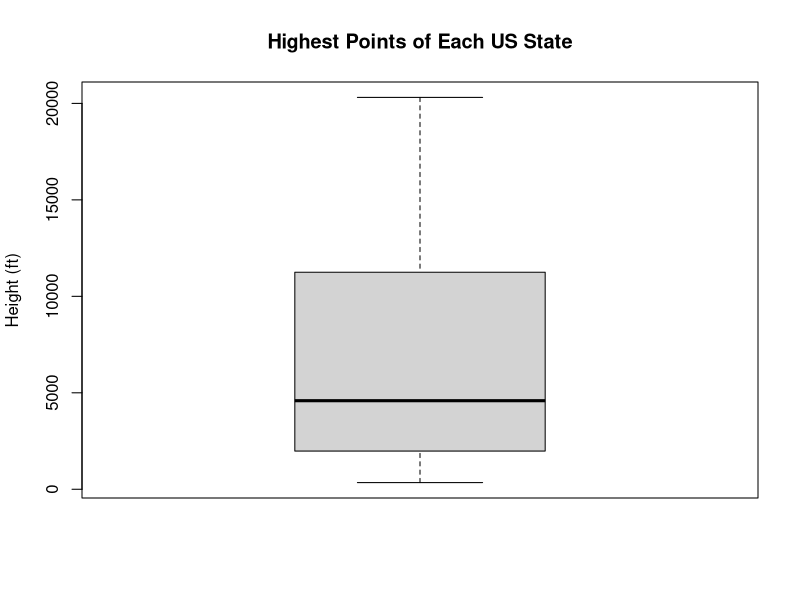

Write R code to recreate this figure.
## ---- chunk 1
x = c(2413, 20310, 12637, 2753, 14505, 14440, 2379, 447, 345, 4784, 13803, 12668, 
1235, 1257, 1671, 4041, 4145, 535, 5270, 3360, 3489, 1979, 2302, 807, 1772, 12807,
5427, 13147, 6288, 1803, 13167, 5343, 6684, 3508, 1549, 4975, 11249, 3213, 811, 3560, 
7244, 6643, 8571, 13534, 4395, 5729, 14417, 4863, 1951, 13809)
## ---- chunk 2
x
## ---- chunk 3
max(x)
## ---- chunk 4
min(x)
## ---- chunk 5
sort(x, decreasing=TRUE)
match(3489, x)
## ---- chunk 6
boxplot(x, main = "Highest Points of Each US State", ylab = "Height (ft)")
## ---- chunk 7
y = seq(from=5,to=-11, by = -0.3)
y
## ---- chunk 8
y = sort(y,decreasing=FALSE)
y
## ---- chunk 9
index = c(y[1],y[length(y)/2],y[length(y)])
index
## ---- chunk 10
v = c(seq(from=6, to=12), rep(5.3, times=1, each=3), -3, rep(c(1.2, 3.4, 5.6), times=1, each=2))
v
## ---- chunk 11
length(v)
## ---- chunk 12
redsoxstats=data.frame(Name=c("Devers","Bogaerts","Verdugo","Martinez","Story","Arroyo",
"Pham","Refsnyder","Hernandez","Dalbec","Plawecki","McGuire"), Position=c("3B","SS","RF",
"DH","2B","UTIL","LF","RF","CF","1B","C", "C"), 
AVG=(c(.288,.310,.287,.271,.233,.289,.282,.310,.219,.211,.216,.370)), 
OBP=c(.344,.378,.332,.339,.299,.333,.325,.388,.277,.282,.282,.386), 
OPS=c(.877,.839,.742,.767,.727,.760,.788,.879,.628,.644,.566,.849))
## ---- chunk 13
redsoxstats
